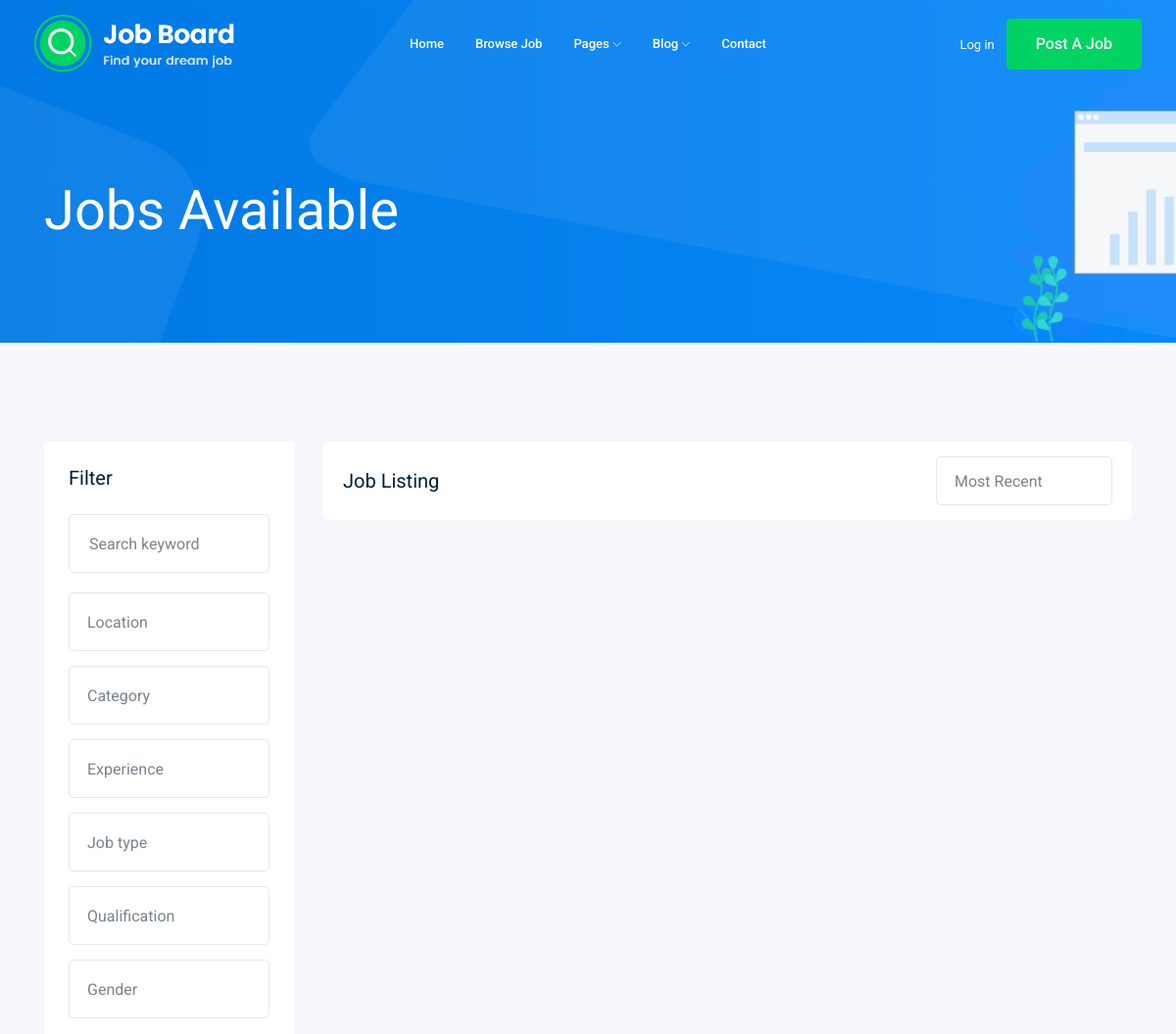
The app's page /jobs/ (upper part), older data.
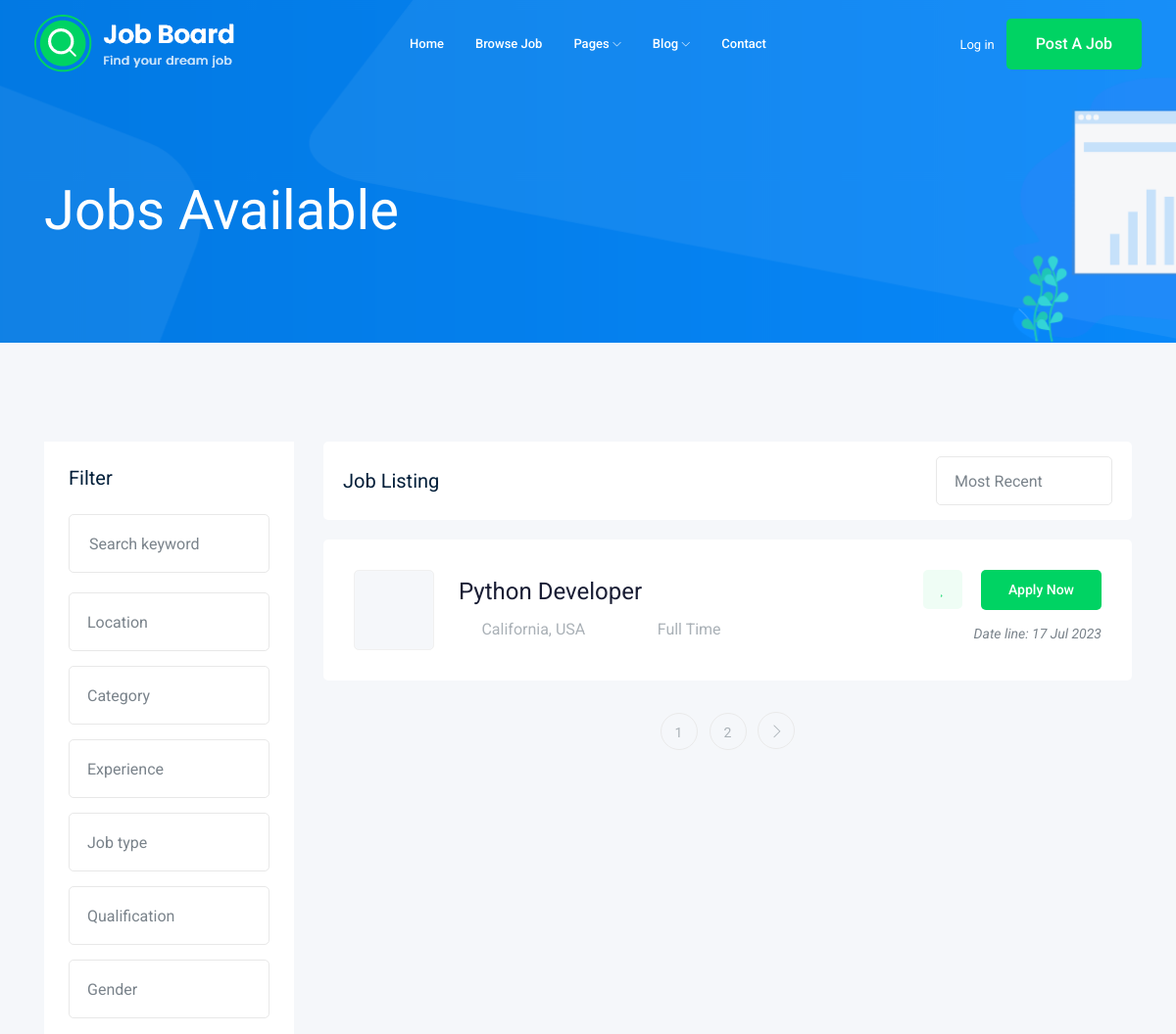
The same page, newer data.
### job/models.py (models this page shows, shortened)
class Job(models.Model):
    job_type_choices = (('Full Time', 'Full Time'),
                        ('Part Time', 'Part Time'))
    title = models.CharField(max_length=150)
    job_type = models.CharField(max_length=30, choices=job_type_choices)
    description = models.TextField(max_length=500)
    published_at = models.DateTimeField(auto_now=True)
    vacancy = models.IntegerField(default=1)
    salary = models.DecimalField(default=0.00, decimal_places=2, max_digits=8)
    max_salary = models.DecimalField(default=0.00, decimal_places=2, max_digits=8)
    experience = models.IntegerField(default=1)
    category = models.ForeignKey('Category', on_delete=models.CASCADE)
    image = models.ImageField(upload_to=image_upload)  # 'photos/%y/%m/%d'
    slug = models.SlugField(null=True, blank=True)

### job/views.py (the view)
# urls.py: path('', views.job_list),
def job_list(request):
    job_l = Job.objects.all()
    paginator = Paginator(job_l, 1)  # show 1 job per page
    page_number = request.GET.get("page")
    page_obj = paginator.get_page(page_number)
    context = {'job_list': page_obj}
    return render(request, 'job/job_list.html', context)

### templates/job/job_list.html (shortened to what this page needs)
<!doctype html>
{% extends 'base.html' %}
{% load static %}
{% block content %}
    <div class="bradcam_area bradcam_bg_1">
        <div class="container">
            <div class="row">
                <div class="col-xl-12">
                    <div class="bradcam_text">
                        <h3>{{job_list.count}} Jobs Available</h3>
                    </div>
                </div>
            </div>
        </div>
    </div>
    <div class="job_listing_area plus_padding">
        <div class="container">
            <div class="row">
                <div class="col-lg-3">
                    <div class="job_filter white-bg">
                        <div class="form_inner white-bg">
                            <h3>Filter</h3>
                            <form action="#">
                                <div class="row">
                                    <div class="col-lg-12">
                                        <div class="single_field">
                                            <input type="text" placeholder="Search keyword">
                                        </div>
                                    </div>
                                    <div class="col-lg-12">
                                    </div>
                                    <div class="col-lg-12">
                                    </div>
                                    <div class="col-lg-12">
                                    </div>
                                    <div class="col-lg-12">
                                    </div>
                                    <div class="col-lg-12">
                                    </div>
                                    <div class="col-lg-12">
                                    </div>
                                </div>
                            </form>
                        </div>
                    </div>
                </div>
                <div class="col-lg-9">
                    <div class="recent_joblist_wrap">
                        <div class="recent_joblist white-bg ">
                            <div class="row align-items-center">
                                <div class="col-md-6">
                                    <h4>Job Listing</h4>
                                </div>
                                <div class="col-md-6">
                                    <div class="serch_cat d-flex justify-content-end">
                                    </div>
                                </div>
                            </div>
                        </div>
                    </div>
                    <div class="job_lists m-0">
                        <div class="row">
                            {% for job in job_list %}
                            <div class="col-lg-12 col-md-12">
                                <div class="single_jobs white-bg d-flex justify-content-between">
                                    <div class="jobs_left d-flex align-items-center">
                                        <div class="thumb">
                                        </div>
                                        <div class="jobs_conetent">
                                            <a href="{% url 'jobs:job_detail' job.slug %}"><h4>{{job.title}}</h4></a>
                                            <div class="links_locat d-flex align-items-center">
                                                <div class="location">
                                                    <p> <i class="fa fa-map-marker"></i> California, USA</p>
                                                </div>
                                                <div class="location">
                                                    <p> <i class="fa fa-clock-o"></i> {{job.job_type}}</p>
                                                </div>
                                            </div>
                                        </div>
                                    </div>
                                    <div class="jobs_right">
                                        <div class="apply_now">
                                            <a class="heart_mark" href="#"> <i class="fa fa-heart"></i> </a>
                                            <a href="{% url 'jobs:job_detail' job.slug %}" class="boxed-btn3">Apply Now</a>
                                        </div>
                                        <div class="date">
                                            <p>Date line: {{job.published_at|date:'d M Y'}}</p>
                                        </div>
                                    </div>
                                </div>
                            </div>
                            {% endfor %}
                        </div>
                        {% if job_list.has_other_pages%}
                        <div class="row">
                            <div class="col-lg-12">
                                <div class="pagination_wrap">
                                    <ul>
                                        {% for i in job_list.paginator.page_range %}
                                            <li><a href="?page={{i}}"><span>{{i}}</span></a></li>
                                        {% endfor %}
                                        {% if job_list.has_next %}
                                            <li><a href="?page={{job_list.next_page_number}}"> <i class="ti-angle-right"></i> </a></li>
                                        {% endif %}
                                    </ul>
                                </div>
                            </div>
                        </div>
                        {% endif %}
                    </div>
                </div>
            </div>
        </div>
    </div>
{% endblock content %}

### templates/base.html (shortened to what this page needs)
<!doctype html>
{% load static %}
<html class="no-js" lang="zxx">
<head>
    <link rel="stylesheet" href="{% static 'css/bootstrap.min.css' %}">
    <link rel="stylesheet" href="{% static 'css/owl.carousel.min.css' %}">
    <link rel="stylesheet" href="{% static 'css/magnific-popup.css' %}">
    <link rel="stylesheet" href="{% static 'css/font-awesome.min.css' %}">
    <link rel="stylesheet" href="{% static 'css/themify-icons.css' %}">
    <link rel="stylesheet" href="{% static 'css/nice-select.css' %}">
    <link rel="stylesheet" href="{% static 'css/flaticon.css' %}">
    <link rel="stylesheet" href="{% static 'css/jquery-ui.css' %}">
    <link rel="stylesheet" href="{% static 'css/gijgo.css' %}">
    <link rel="stylesheet" href="{% static 'css/animate.min.css' %}">
    <link rel="stylesheet" href="{% static 'css/slicknav.css' %}">
    <link rel="stylesheet" href="{% static 'css/style.css' %}">
</head>
<body>
    <header>
        <div class="header-area ">
            <div id="sticky-header" class="main-header-area">
                <div class="container-fluid ">
                    <div class="header_bottom_border">
                        <div class="row align-items-center">
                            <div class="col-xl-3 col-lg-2">
                                <div class="logo">
                                    <a href="index.html">
                                        <img src="{% static 'img/logo.png' %}" alt="">
                                    </a>
                                </div>
                            </div>
                            <div class="col-xl-6 col-lg-7">
                                <div class="main-menu  d-none d-lg-block">
                                    <nav>
                                        <ul id="navigation">
                                            <li><a href="index.html">home</a></li>
                                            <li><a href="jobs.html">Browse Job</a></li>
                                            <li><a href="#">pages <i class="ti-angle-down"></i></a>
                                            </li>
                                            <li><a href="#">blog <i class="ti-angle-down"></i></a>
                                            </li>
                                            <li><a href="contact.html">Contact</a></li>
                                        </ul>
                                    </nav>
                                </div>
                            </div>
                            <div class="col-xl-3 col-lg-3 d-none d-lg-block">
                                <div class="Appointment">
                                    <div class="phone_num d-none d-xl-block">
                                        <a href="#">Log in</a>
                                    </div>
                                    <div class="d-none d-lg-block">
                                        <a class="boxed-btn3" href="#">Post a Job</a>
                                    </div>
                                </div>
                            </div>
                            <div class="col-12">
                            </div>
                        </div>
                    </div>
                </div>
            </div>
        </div>
    </header>
    {% block content %}
    {% endblock content %}
</body>
</html>

Row changes from the older to the newer data that the page shows:
added Job: title "Python Developer", job_type "Full Time", published_at "17 Jul 2023"
Text that changed along with them:
new list line: "1"
new list line: "2"
